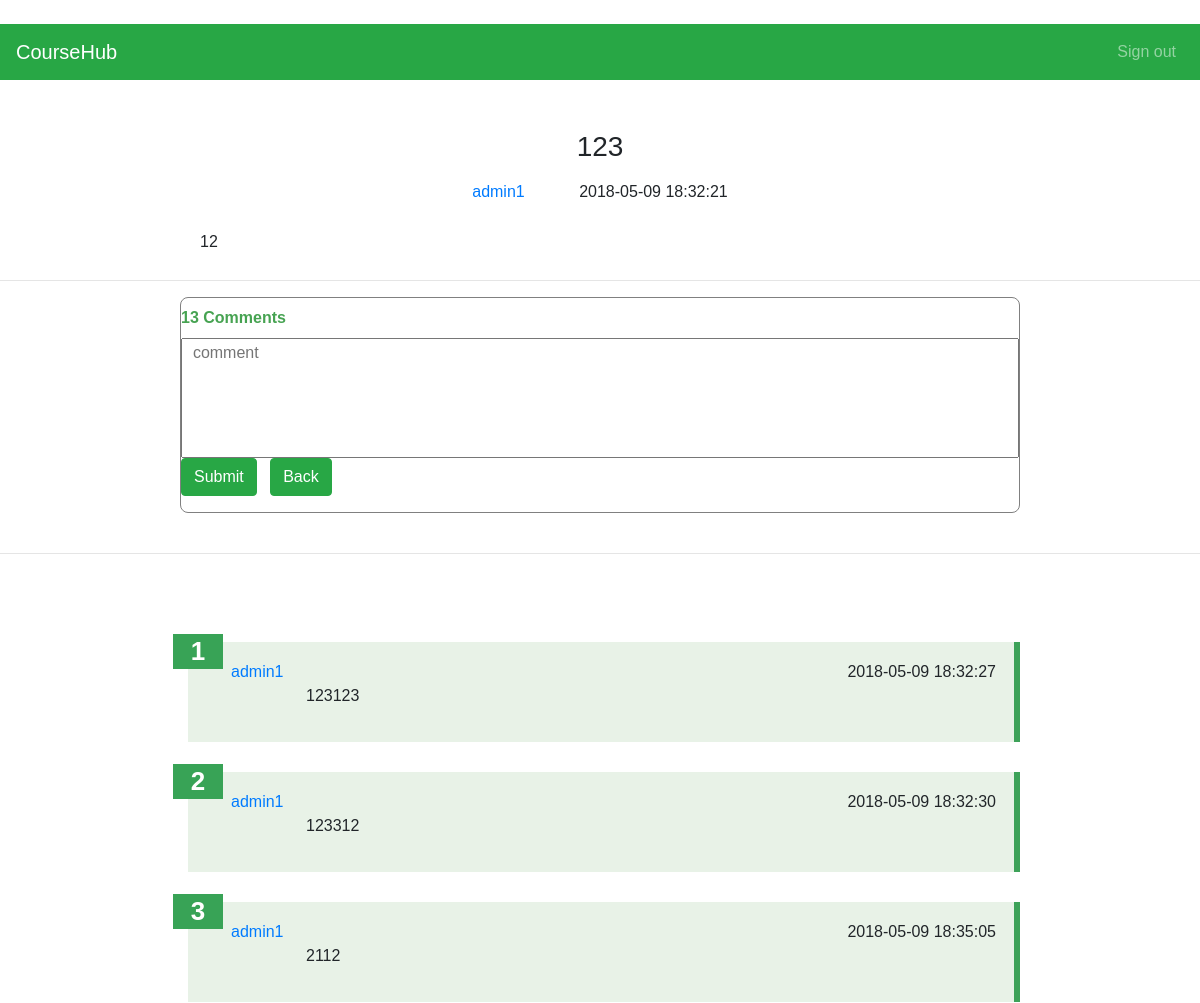
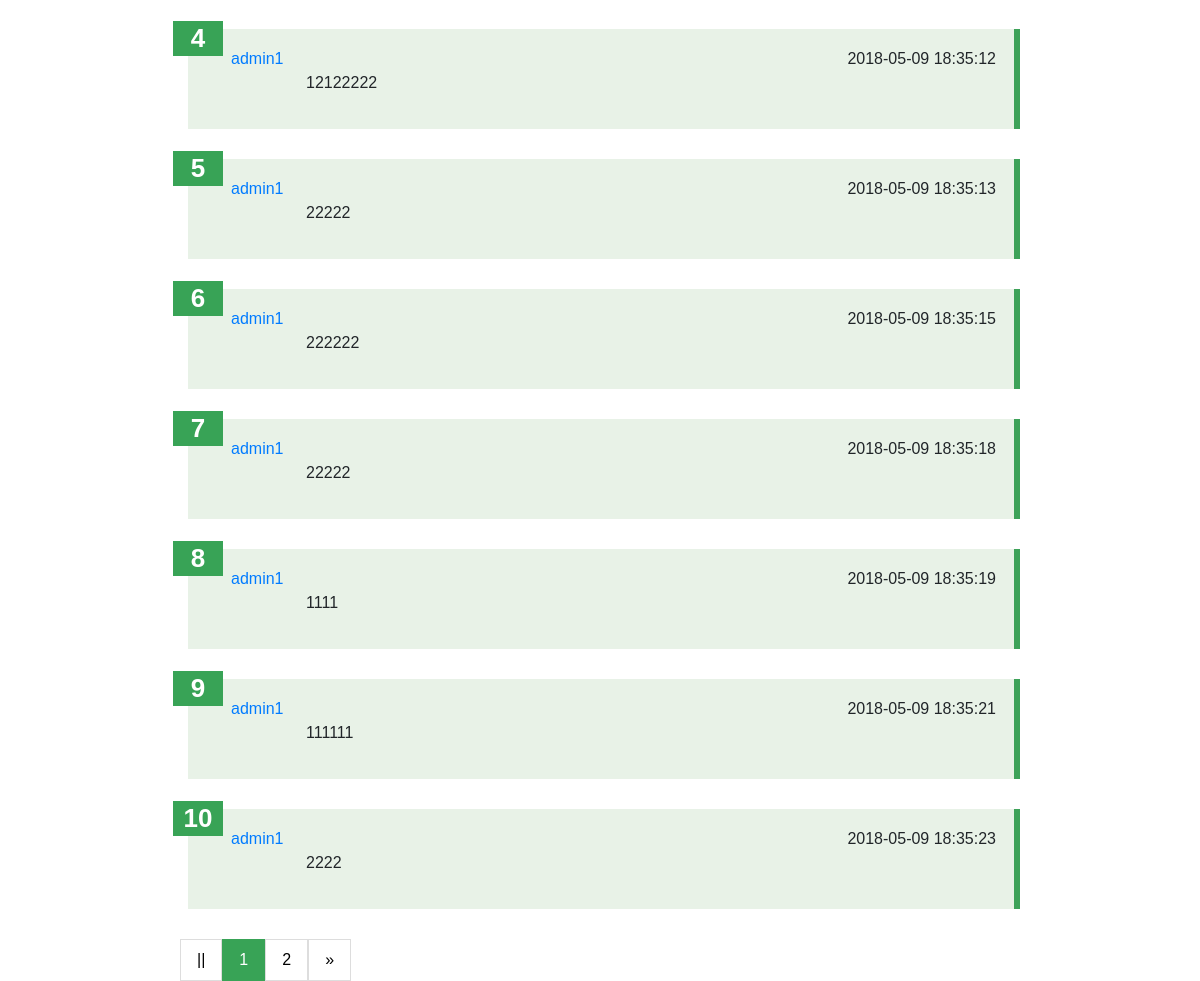
/detail/1, run on the app's committed database (2 pictures, top to bottom).
### coursehubapp.py (models this page shows)
class Post(db.Model):
    __tablename__ = 'post'
    __searchable__ = ['title']
    id = db.Column(db.Integer, primary_key=True)
    title = db.Column(db.String(100))
    description = db.Column(db.String())
    user_id = db.Column(db.Integer, db.ForeignKey('user.id'), nullable=False)
    course_id = db.Column(db.Integer, db.ForeignKey('course.id'), nullable=False)
    post_time = db.Column(db.DateTime, default=datetime.now)
    rating = db.Column(db.Integer)
    comment = db.relationship('Comment', backref='post', lazy='dynamic')

class User(UserMixin, db.Model):
    __tablename__ = 'user'
    id = db.Column(db.Integer, primary_key=True)
    username = db.Column(db.String(15), unique=True, nullable=False)
    email = db.Column(db.String(50), unique=True, nullable=False)
    password = db.Column(db.String(80), nullable=False)
    post = db.relationship('Post', backref='user', lazy='dynamic')
    comment = db.relationship('Comment', backref='user', lazy='dynamic')
    courses = db.relationship('Course', secondary=students_courses, backref=db.backref('students'), lazy='dynamic')

class Comment(db.Model):
    __tablename__ = 'comment'
    id = db.Column(db.Integer, primary_key=True)
    detail = db.Column(db.Text, nullable=False)
    user_id = db.Column(db.Integer, db.ForeignKey('user.id'), nullable=False)
    post_id = db.Column(db.Integer, db.ForeignKey('post.id'), nullable=False)
    comment_time = db.Column(db.DateTime, default=datetime.now)

### coursehubapp.py (the view)
@app.route('/detail/<post_id>', methods=['GET', 'POST'])
def detail(post_id):
    postdetail = Post.query.filter(Post.id == post_id).first()
    page = request.args.get(get_page_parameter(), type=int, default=1)
    pagination = postdetail.comment.paginate(page=page, per_page=10, error_out=False)
    comments = pagination.items
    return render_template('detail.html', post=postdetail, pagination=pagination, comments=comments)

### templates/detail.html (shortened to what this page needs)
﻿{% import "bootstrap/wtf.html" as wtf %}
<!DOCTYPE html>
<html lang="en">
<head>
  <link rel="stylesheet" href="https://maxcdn.bootstrapcdn.com/bootstrap/4.0.0/css/bootstrap.min.css">
  <link rel="stylesheet" type="text/css">
</head>
    <nav class="navbar navbar-expand-sm bg-success navbar-dark">
        <a class="navbar-brand" href="#">CourseHub</a>
            <ul class="navbar-nav ml-auto">
                <li class="nav-item">
                    <a class="nav-link" href="{{ url_for('logout') }}">Sign out</a>
                </li>
             </ul>
    </nav>
<div class="post-container">
    <h3 class="page-title">{{ post.title }}</h3>
    <p class="post-info">
    <span class="author"> <a href="{{url_for('usercenter',username = post.user.username, tag='post')}}">{{ post.user.username }}</a></span>
    <span class="post-time">  {{ post.post_time.strftime('%Y-%m-%d %H:%M:%S') }}</span></p>
    <p class="description">{{ post.description}}</p>
</div>
    <hr>
    <div class="comment-container">
    <span class="count">{{ post.comment.count() }} Comments</span>
    <form action="{{url_for('comment', post_id=post.id)}}" method="POST">
        <div class="new-comment">
            <textarea name="comment_detail" PLACEHOLDER="  comment"></textarea>
        </div>
        <div class="btn-send">
            <button class="btn btn-success">Submit</button> &nbsp
            <a href="{{ url_for('course', course_id=post.course.id) }}" class="btn btn-success">Back</a>
        </div>
    </form>
    </div>
  <br>
<hr>
        <br>
<br>
<br>
    <div class="commentlist-container">
    <ul class="comment-list">
                {% for comments in comments %}
        <li>
            <span class ="li-counter">{{ loop.index + (pagination.page - 1) * pagination.per_page }}</span>
            <span class="username"> <a href="{{url_for('usercenter',username = post.user.username, tag='post')}}">{{ comments.user.username }}</a></span>
            <span class="create_time">  {{ comments.comment_time.strftime('%Y-%m-%d %H:%M:%S')  }}</span>
            <div class="post-detai">
                <p class="detail">{{ comments.detail }}</p>
            </div>
         </li>
                {% endfor %}
    </ul>
    </div>
    <div class="pagination-container">
    <ul class="pagination">
       {% if pagination.has_prev %}
            <li><a href="{{url_for('detail',post_id= post.id, page=pagination.page-1)}}">«</a></li>
            {% else %}
            <li><a href="">||</a></li>
            {% endif %}
            {% for p in pagination.iter_pages() %}
                {% if p %}
                    {% if p == pagination.page %}
                <li ><a class="active" href="">{{p}}</a></li>
                {% else %}
                <li><a href="{{ url_for('detail',post_id= post.id, page=p)}}">{{p}}</a></li>
                {% endif %}
                {% else %}
                <li><a href="">&hellip;</a></li>
                {% endif %}
            {% endfor %}
            {% if pagination.has_next %}
                <li><a href="{{url_for('detail',post_id= post.id,page=pagination.page+1)}}">»</a></li>
            {% else %}
             <li><a href="">||</a></li>
            {% endif %}
    </ul>
    </div>
</body>
</html>

### templates/detail.html (style rules this page uses)
body, html { font-family: "Mina", sans-serif; height: 100%; margin: 0; padding: 0; background: #ffffff; }
.page-title { margin-top: 50px; text-align: center; }
.post-info { text-align: center; margin-top: 16px; }
.description { padding: 10px 20px 10px 20px; }
.post-time { margin-left: 50px; }
.post-container { width: 70%; margin: 0 auto; }
.comment-container { width: 70%; margin: 0 auto; border: 1px solid grey; border-radius: 8px; }
.commentlist-container { width: 70%; margin: 0 auto; }
.commentlist-container ul { list-style-type: none; counter-reset: li-counter; padding: 0; margin: 0; margin-left: 8px; }
.commentlist-container li { position: relative; margin-bottom: 30px; padding: 18px; background-color: rgba(206, 227, 203, 0.46); border-right: 6px solid #3da259; }
.li-counter { position: absolute; top: -8px; left: -15px; width: 50px; height: 35px; font-size: 26px; line-height: 35px; font-weight: bold; text-align: center; color: #ffffff; background-color: #38a356; z-index: 99; overflow: hidden; }
.create_time { float: right; }
textarea { resize: none; overflow: auto; vertical-align: top; height: 120px; width: 100%; }
.btn-send { display: inline; }
.count { line-height: 40px; font-weight: bold; color: #47a352; }
.post-detai { width: 90%; margin-left: 100px; }
.username { margin-left: 25px; }
.username a { text-decoration: none; }
.author a { text-decoration: none; }
.pagination { display: inline-block; padding: 0; margin: 0; }
.pagination li { display: inline; }
.pagination li a { color: black; float: left; padding: 8px 16px; text-decoration: none; transition: background-color .3s; border: 1px solid #ddd; }
ul.pagination li a.active { background-color: #38a356; color: white; border: 1px solid #38a356; }
.pagination-container { width: 70%; margin: 0 auto; }

### data on the page
Post: title "123", post_time "2018-05-09 18:32:21", description "12"
User: user.username "admin1"
Comment: user.username "admin1", comment_time "2018-05-09 18:32:27", detail "123123"
Comment: user.username "admin1", comment_time "2018-05-09 18:32:30", detail "123312"
Comment: user.username "admin1", comment_time "2018-05-09 18:35:05", detail "2112"
Comment: user.username "admin1", comment_time "2018-05-09 18:35:12", detail "12122222"
Comment: user.username "admin1", comment_time "2018-05-09 18:35:13", detail "22222"
Comment: user.username "admin1", comment_time "2018-05-09 18:35:15", detail "222222"
Comment: user.username "admin1", comment_time "2018-05-09 18:35:18", detail "22222"
Comment: user.username "admin1", comment_time "2018-05-09 18:35:19", detail "1111"
Comment: user.username "admin1", comment_time "2018-05-09 18:35:21", detail "111111"
Comment: user.username "admin1", comment_time "2018-05-09 18:35:23", detail "2222"

### other printed values
{{ post.comment.count() }} "13"
{{ p }} "1"
{{ p }} "2"
